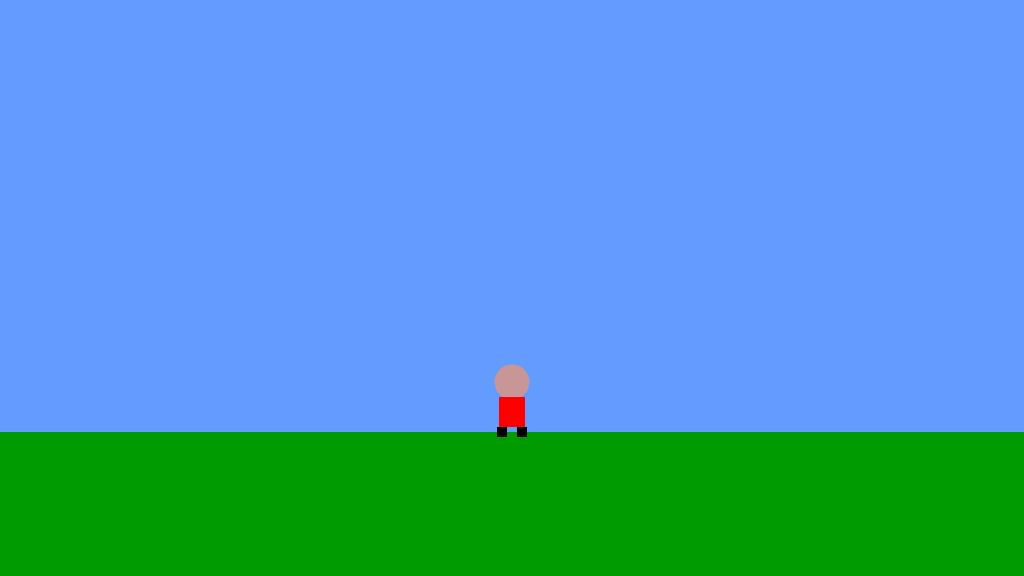
Frame 1 (no input)
Frame 60 (no input): identical to frame 1, image omitted
Frame 120 (the mouse pressed at the canvas centre since frame 60): identical to frame 1, image omitted

The p5.js sketch that drew this single still picture (run headless with seeded random() and noise() and a simulated clock; from frame 60 on, the mouse is pressed at the canvas centre):

// p5.js sketch
// ── sketch.js
/*

The Game Project

Week 3

Game interaction

*/

var gameChar_x;
var gameChar_y;
var floorPos_y;

var isLeft;
var isRight;
var isFalling;
var isPlummeting;

function setup() {
  createCanvas(1024, 576);
  floorPos_y = (height * 3) / 4;
  gameChar_x = width / 2;
  gameChar_y = floorPos_y;

  isLeft = false;
  isRight = false;
  isFalling = false;
  isPlummeting = false;
}

function draw() {
  ///////////DRAWING CODE//////////

  background(100, 155, 255); //fill the sky blue

  noStroke();
  fill(0, 155, 0);
  rect(0, floorPos_y, width, height - floorPos_y); //draw some green ground

  //draw the canyon

  //the game character
  if (isLeft && isFalling) {
    // add your jumping-left code
    // The head
    fill(200, 150, 150);
    ellipse(gameChar_x, gameChar_y - 50, 25);

    // The body
    fill(255, 0, 0);
    rect(gameChar_x - 9, gameChar_y - 38, 18, 30);

    // The Legs
    fill(0);
    rect(gameChar_x - 7, gameChar_y - 7, 10, 10);
    rect(gameChar_x + 2, gameChar_y - 7, 10, 10);

    // The arms
    fill(200, 150, 150);
    rect(gameChar_x + 4, gameChar_y - 30, 10, 10);
  } else if (isRight && isFalling) {
    // add your jumping-right code
  } else if (isLeft) {
    // add your walking left code
    // The head
    fill(200, 150, 150);
    ellipse(gameChar_x, gameChar_y - 50, 25);

    // The body
    fill(255, 0, 0);
    rect(gameChar_x - 9, gameChar_y - 38, 18, 30);

    // The Legs
    fill(0);
    rect(gameChar_x - 5, gameChar_y - 7, 10, 10);

    // The arms
    fill(200, 150, 150);
    rect(gameChar_x - 12, gameChar_y - 30, 10, 10);
  } else if (isRight) {
    // add your walking right code
    // The head
    fill(200, 150, 150);
    ellipse(gameChar_x, gameChar_y - 50, 25);

    // The body
    fill(255, 0, 0);
    rect(gameChar_x - 9, gameChar_y - 38, 18, 30);

    // The Legs
    fill(0);
    rect(gameChar_x - 5, gameChar_y - 7, 10, 10);

    // The arms
    fill(200, 150, 150);
    rect(gameChar_x + 4, gameChar_y - 30, 10, 10);
  } else if (isFalling || isPlummeting) {
    // add your jumping facing forwards code
    // The head
    fill(200, 150, 150);
    ellipse(gameChar_x, gameChar_y - 50, 35);

    // The body
    fill(255, 0, 0);
    rect(gameChar_x - 13, gameChar_y - 35, 26, 30);

    // The Legs
    fill(0);
    rect(gameChar_x - 15, gameChar_y - 5, 10, 10);
    rect(gameChar_x + 5, gameChar_y - 5, 10, 10);

    // The arms
    fill(200, 150, 150);
    rect(gameChar_x + 12, gameChar_y - 30, 10, 10);
    rect(gameChar_x - 22, gameChar_y - 30, 10, 10);
  } else {
    // add your standing front facing code
    // The head
    fill(200, 150, 150);
    ellipse(gameChar_x, gameChar_y - 50, 35);

    // The body
    fill(255, 0, 0);
    rect(gameChar_x - 13, gameChar_y - 35, 26, 30);

    // The Legs
    fill(0);
    rect(gameChar_x - 15, gameChar_y - 5, 10, 10);
    rect(gameChar_x + 5, gameChar_y - 5, 10, 10);
  }

  ///////////INTERACTION CODE//////////
  //Put conditional statements to move the game character below here
  if (isLeft == true) {
    gameChar_x -= 5;
  }

  if (isRight == true) {
    gameChar_x += 5;
  }

  // Add gravity
  if (gameChar_y < floorPos_y) {
    gameChar_y += 5;
    isFalling = true;
  } else {
    isFalling = false;
  }
}

function keyPressed() {
  // if statements to control the animation of the character when
  // keys are pressed.

  //open up the console to see how these work
  console.log("keyPressed: " + key);
  console.log("keyPressed: " + keyCode);

  if (keyCode == 37) {
    console.log("Left arrow");
    isLeft = true;
  } else if (keyCode == 39) {
    console.log("Right arrow");
    isRight = true;
  }

  // Prevent the character from double jumping
  else if (keyCode == 87 || keyCode == 38) {
    if (!isFalling && !isPlummeting) {
      gameChar_y -= 100;
    }
  }
}

function keyReleased() {
  // if statements to control the animation of the character when
  // keys are released.

  console.log("keyReleased: " + key);
  console.log("keyReleased: " + keyCode);

  if (keyCode == 37) {
    console.log("Left arrow");
    isLeft = false;
  } else if (keyCode == 39) {
    console.log("Right arrow");
    isRight = false;
  }
}
